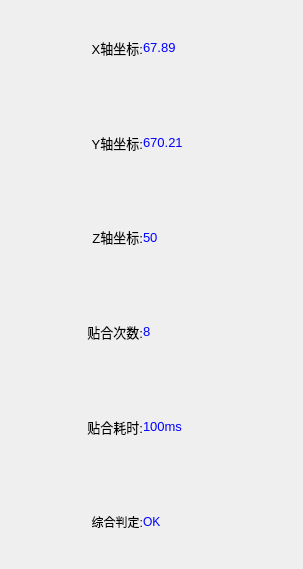
<?xml version="1.0" encoding="UTF-8"?>
<ui version="4.0">
 <class>ResultForm</class>
 <widget class="QWidget" name="ResultForm">
  <property name="geometry">
   <rect>
    <x>0</x>
    <y>0</y>
    <width>303</width>
    <height>569</height>
   </rect>
  </property>
  <property name="windowTitle">
   <string>Form</string>
  </property>
  <layout class="QVBoxLayout" name="verticalLayout">
   <property name="spacing">
    <number>0</number>
   </property>
   <property name="leftMargin">
    <number>0</number>
   </property>
   <property name="topMargin">
    <number>0</number>
   </property>
   <property name="rightMargin">
    <number>0</number>
   </property>
   <property name="bottomMargin">
    <number>0</number>
   </property>
   <item>
    <layout class="QVBoxLayout" name="ResultLayout">
     <property name="rightMargin">
      <number>18</number>
     </property>
     <item>
      <layout class="QGridLayout" name="gridLayout_3">
       <property name="spacing">
        <number>0</number>
       </property>
       <item row="3" column="0">
        <widget class="QLabel" name="label_8">
         <property name="font">
          <font>
           <family>Arial</family>
           <pointsize>10</pointsize>
           <weight>50</weight>
           <bold>false</bold>
          </font>
         </property>
         <property name="text">
          <string>贴合次数:</string>
         </property>
         <property name="alignment">
          <set>Qt::AlignRight|Qt::AlignTrailing|Qt::AlignVCenter</set>
         </property>
        </widget>
       </item>
       <item row="1" column="1">
        <widget class="QLabel" name="label_5">
         <property name="font">
          <font>
           <family>Arial</family>
           <pointsize>10</pointsize>
           <weight>50</weight>
           <bold>false</bold>
          </font>
         </property>
         <property name="autoFillBackground">
          <bool>false</bool>
         </property>
         <property name="styleSheet">
          <string notr="true">color: rgb(0, 0, 255);</string>
         </property>
         <property name="text">
          <string>670.21</string>
         </property>
        </widget>
       </item>
       <item row="3" column="1">
        <widget class="QLabel" name="label_9">
         <property name="font">
          <font>
           <family>Arial</family>
           <pointsize>10</pointsize>
           <weight>50</weight>
           <bold>false</bold>
          </font>
         </property>
         <property name="autoFillBackground">
          <bool>false</bool>
         </property>
         <property name="styleSheet">
          <string notr="true">color: rgb(0, 0, 255);</string>
         </property>
         <property name="text">
          <string>8</string>
         </property>
        </widget>
       </item>
       <item row="4" column="1">
        <widget class="QLabel" name="label_10">
         <property name="font">
          <font>
           <family>Arial</family>
           <pointsize>10</pointsize>
           <weight>50</weight>
           <bold>false</bold>
          </font>
         </property>
         <property name="autoFillBackground">
          <bool>false</bool>
         </property>
         <property name="styleSheet">
          <string notr="true">color: rgb(0, 0, 255);</string>
         </property>
         <property name="text">
          <string>100ms</string>
         </property>
        </widget>
       </item>
       <item row="2" column="1">
        <widget class="QLabel" name="label_7">
         <property name="font">
          <font>
           <family>Arial</family>
           <pointsize>10</pointsize>
           <weight>50</weight>
           <bold>false</bold>
          </font>
         </property>
         <property name="autoFillBackground">
          <bool>false</bool>
         </property>
         <property name="styleSheet">
          <string notr="true">color: rgb(0, 0, 255);</string>
         </property>
         <property name="text">
          <string>50</string>
         </property>
        </widget>
       </item>
       <item row="0" column="1">
        <widget class="QLabel" name="label_4">
         <property name="font">
          <font>
           <family>Arial</family>
           <pointsize>10</pointsize>
           <weight>50</weight>
           <bold>false</bold>
          </font>
         </property>
         <property name="autoFillBackground">
          <bool>false</bool>
         </property>
         <property name="styleSheet">
          <string notr="true">color: rgb(0, 0, 255);</string>
         </property>
         <property name="text">
          <string>67.89</string>
         </property>
        </widget>
       </item>
       <item row="0" column="0">
        <widget class="QLabel" name="label_2">
         <property name="font">
          <font>
           <family>Arial</family>
           <pointsize>10</pointsize>
           <weight>50</weight>
           <bold>false</bold>
          </font>
         </property>
         <property name="text">
          <string>X轴坐标:</string>
         </property>
         <property name="alignment">
          <set>Qt::AlignRight|Qt::AlignTrailing|Qt::AlignVCenter</set>
         </property>
        </widget>
       </item>
       <item row="2" column="0">
        <widget class="QLabel" name="label_6">
         <property name="font">
          <font>
           <family>Arial</family>
           <pointsize>10</pointsize>
           <weight>50</weight>
           <bold>false</bold>
          </font>
         </property>
         <property name="text">
          <string>Z轴坐标:</string>
         </property>
         <property name="alignment">
          <set>Qt::AlignRight|Qt::AlignTrailing|Qt::AlignVCenter</set>
         </property>
        </widget>
       </item>
       <item row="1" column="0">
        <widget class="QLabel" name="label_3">
         <property name="font">
          <font>
           <family>Arial</family>
           <pointsize>10</pointsize>
           <weight>50</weight>
           <bold>false</bold>
          </font>
         </property>
         <property name="text">
          <string>Y轴坐标:</string>
         </property>
         <property name="alignment">
          <set>Qt::AlignRight|Qt::AlignTrailing|Qt::AlignVCenter</set>
         </property>
        </widget>
       </item>
       <item row="4" column="0">
        <widget class="QLabel" name="label">
         <property name="font">
          <font>
           <family>Arial</family>
           <pointsize>10</pointsize>
           <weight>50</weight>
           <bold>false</bold>
          </font>
         </property>
         <property name="text">
          <string>贴合耗时:</string>
         </property>
         <property name="alignment">
          <set>Qt::AlignRight|Qt::AlignTrailing|Qt::AlignVCenter</set>
         </property>
        </widget>
       </item>
       <item row="5" column="0">
        <widget class="QLabel" name="label_11">
         <property name="text">
          <string>综合判定:</string>
         </property>
         <property name="alignment">
          <set>Qt::AlignRight|Qt::AlignTrailing|Qt::AlignVCenter</set>
         </property>
        </widget>
       </item>
       <item row="5" column="1">
        <widget class="QLabel" name="label_12">
         <property name="autoFillBackground">
          <bool>false</bool>
         </property>
         <property name="styleSheet">
          <string notr="true">color: rgb(0, 0, 255);</string>
         </property>
         <property name="text">
          <string>OK</string>
         </property>
        </widget>
       </item>
      </layout>
     </item>
    </layout>
   </item>
  </layout>
 </widget>
 <resources/>
 <connections/>
</ui>
